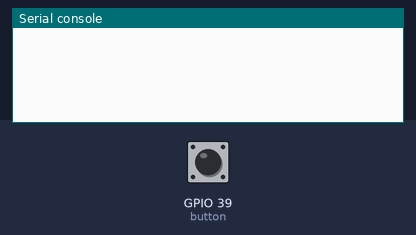
A program run on a simulated ESP32 board running MicroPython. On the bench: the last lines printed to the serial console. The test bench sets the inputs (shaded band); at power-on: GPIO 39 (button) HIGH.

Above: at 1.2 s.
1.3 s: GPIO 39 (button) pulled LOW for 1.2 s
At 3.2 s:
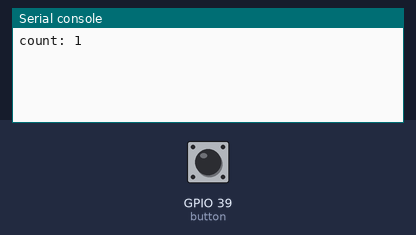
4.0 s: GPIO 39 (button) pulled LOW for 1.2 s
At 5.5 s:
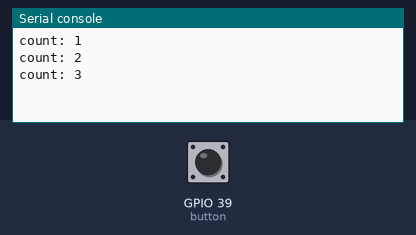
6.7 s: GPIO 39 (button) pulled LOW for 3.2 s
At 9.7 s:
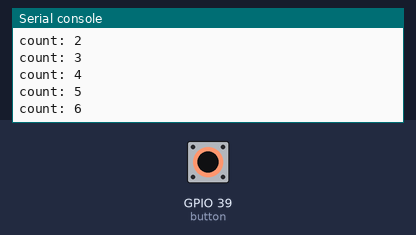
Timing chart, 0 to 11.2 s (numbered marks = the images above; inputs shaded):
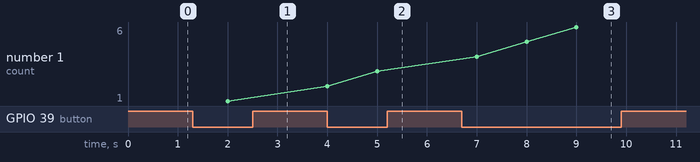

The program:

button.py
```python
import machine
import time

button = machine.Pin(39, machine.Pin.IN, machine.Pin.PULL_UP)

cnt = 0

while True:
    if not button.value():
        cnt += 1

        print(f"count: {cnt}")

    time.sleep(1)
```

Measured:
- after the input at 1.3 s, the serial console: prints a new line after 0.70 s (image 1)
- after the input at 4.0 s, the serial console: prints a new line at once (image 2)
- after the input at 6.7 s, the serial console: prints a new line after 0.30 s (image 3)
- plotted number 1: 1 → 3 after the input at 4.0 s, 3 → 6 after the input at 6.7 s
